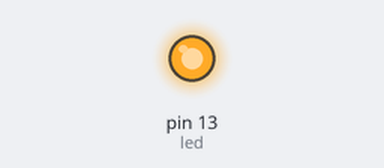
Bench run of a sketch on a simulated Arduino Uno, built with avr-gcc and run on an emulated ATmega328P. On the bench: output pins drawn as LEDs (lit = HIGH). The ROS host is connected and sends only what is stated.

Above: at 6.2 s.
At 18.6 s:
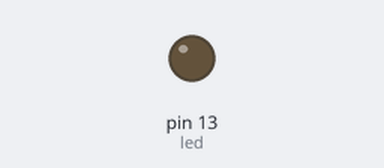
Timing chart, 0 to 32.8 s (numbered marks = the images above):
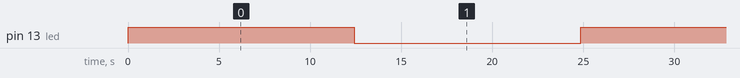

The sketch:

Arduino_SINUS.ino
```cpp
//rosserial PUBLISHER of SINUS value and LED Blinking

#include <math.h>
#include <ros.h>
#include <std_msgs/Float32.h>
#include <std_msgs/String.h>


ros::NodeHandle nh;					//Instantiate Node Handle
std_msgs::Float32 sinusROS_msg;				//declare std_msgs Float32 type
std_msgs::String str_msg;
ros::Publisher pub_sinus("sinus", &sinusROS_msg);	//Instiantiate the PUBLISHERS topic: sinus, sinusROS_msg is the message
ros::Publisher chatter("chatter", &str_msg);          //topic: chatter, str_msg is the message (string) to send

const float Pi= 3.141593;
float alpha = 0;
int led=13;			      //Digital PIN=13. of Arduino Mainboard
char hello[13] = "hello world!";      //Load string value

void setup()
{
//SETUP
	nh.initNode();				//Initialize ROS node handle,
  	nh.advertise(pub_sinus);		//advertise any topics being published, and subscribe to any topics we wish to listen to.
	nh.advertise(chatter);                  //advertise chatter topic
        pinMode(led, OUTPUT);			//Configure Arduino Board PIN13 as Output
}


void loop()
{
 //COMPUTE SINUS and set LED ON if value of sinus < PI
   	 alpha = alpha + 0.1;
      	if (alpha>2*Pi) alpha=0;

     	//Blink led
     	 if (alpha>Pi)
        	digitalWrite(led, LOW);
      	else
       		digitalWrite(led, HIGH);

//PUBLISH MESSAGE
  	sinusROS_msg.data = sin(alpha);		//Message = Sinus(alpha)
 	pub_sinus.publish(&sinusROS_msg);	//publish message. //Here the Node publish the sinus value
     	str_msg.data = hello;                   //Message= hello
        chatter.publish(&str_msg);              //publish chatter message
        nh.spinOnce();				//with spinOnce all ROS communication callbacks are handled.
  						//spin (ros sync and attend callbacks, if any....)
// Sleep
  	delay(400);


//http://wiki.ros.org/rosserial_arduino/Tutorials

}
```

Measured:
- by itself, pin 13 (led): alternates HIGH for 12.8 s and LOW for 12.4 s
